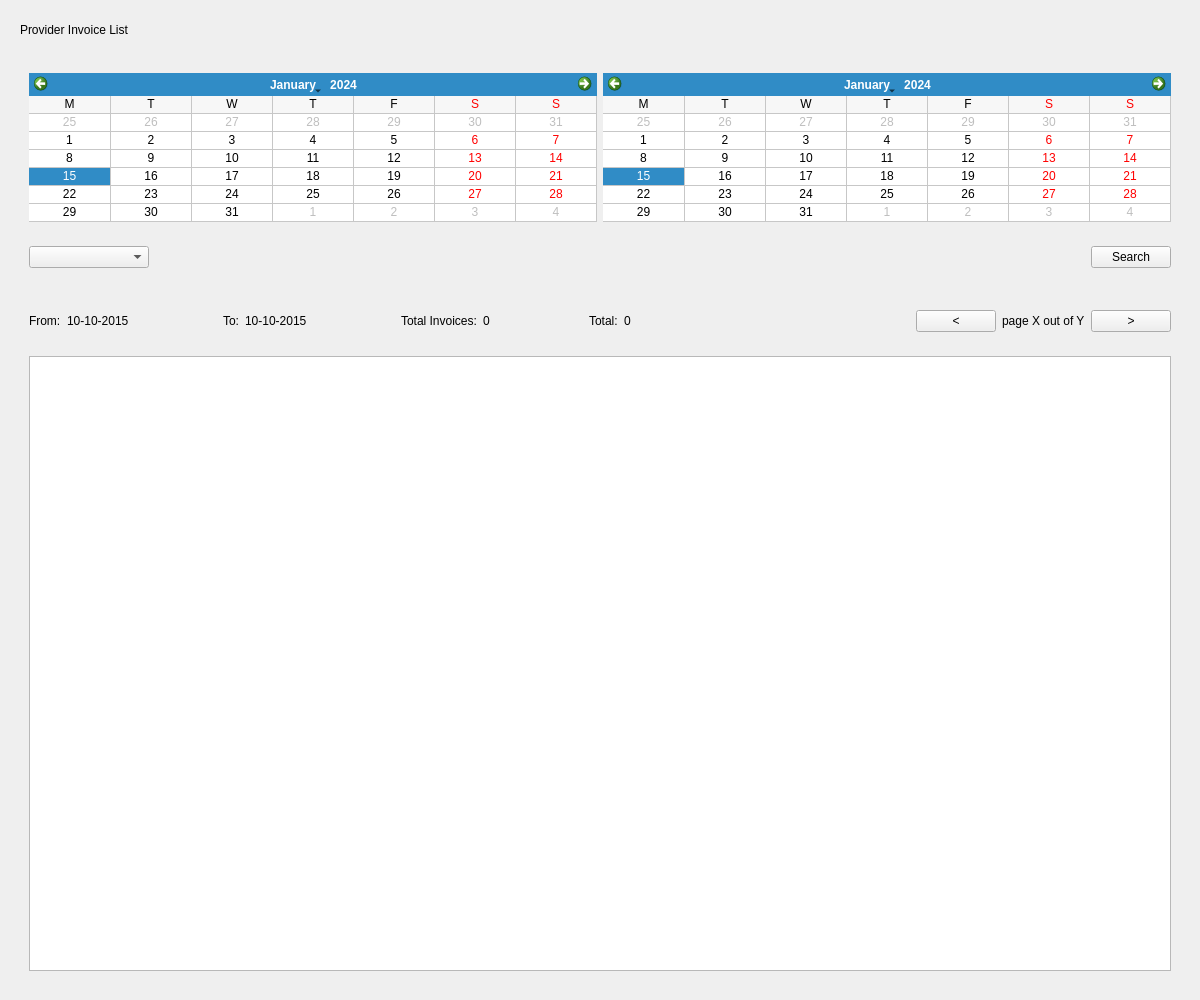
<?xml version="1.0" encoding="UTF-8"?>
<ui version="4.0">
 <class>ProviderInvoiceListView</class>
 <widget class="QWidget" name="ProviderInvoiceListView">
  <property name="geometry">
   <rect>
    <x>0</x>
    <y>0</y>
    <width>1200</width>
    <height>1000</height>
   </rect>
  </property>
  <property name="windowTitle">
   <string>Form</string>
  </property>
  <property name="styleSheet">
   <string notr="true">/*#topFrame {
border: none;
background: qlineargradient(x1: 0, y1: 0, x2: 0, y2: 1,
stop: 0 #a6a6a6, stop: 0.08 #7f7f7f,
stop: 0.39999 #717171, stop: 0.4 #626262,
stop: 0.9 #4c4c4c, stop: 1 #333333);
}

#bottomFrame {
border: none;
background: white;
}

#topFrame QLabel {
color: #fff;
}

#topFrame QPushButton {
color: #333;
border: 2px solid #555;
border-radius: 11px;
padding: 5px;
background: qradialgradient(cx: 0.3, cy: -0.4,
fx: 0.3, fy: -0.4,
radius: 1.35, stop: 0 #fff, stop: 1 #888);
min-width: 80px;
}

#topFrame QPushButton:hover {
background: qradialgradient(cx: 0.3, cy: -0.4,
fx: 0.3, fy: -0.4,
radius: 1.35, stop: 0 #fff, stop: 1 #bbb);
}

#topFrame QPushButton:pressed {
background: qradialgradient(cx: 0.4, cy: -0.1,
fx: 0.4, fy: -0.1,
radius: 1.35, stop: 0 #fff, stop: 1 #ddd);
}
*/</string>
  </property>
  <layout class="QVBoxLayout" name="verticalLayout">
   <item>
    <widget class="QWidget" name="topWidget" native="true">
     <property name="sizePolicy">
      <sizepolicy hsizetype="Preferred" vsizetype="Fixed">
       <horstretch>0</horstretch>
       <verstretch>0</verstretch>
      </sizepolicy>
     </property>
     <layout class="QHBoxLayout" name="horizontalLayout_4">
      <item>
       <widget class="QLabel" name="titleLabel">
        <property name="text">
         <string>Provider Invoice List</string>
        </property>
       </widget>
      </item>
      <item>
       <spacer name="horizontalSpacer_5">
        <property name="orientation">
         <enum>Qt::Horizontal</enum>
        </property>
        <property name="sizeHint" stdset="0">
         <size>
          <width>200</width>
          <height>20</height>
         </size>
        </property>
       </spacer>
      </item>
     </layout>
    </widget>
   </item>
   <item>
    <widget class="QWidget" name="searchWidget" native="true">
     <property name="sizePolicy">
      <sizepolicy hsizetype="Preferred" vsizetype="Fixed">
       <horstretch>0</horstretch>
       <verstretch>0</verstretch>
      </sizepolicy>
     </property>
     <layout class="QVBoxLayout" name="verticalLayout_2">
      <item>
       <widget class="QWidget" name="dateWidget" native="true">
        <layout class="QHBoxLayout" name="horizontalLayout">
         <item>
          <widget class="QCalendarWidget" name="fromCalendarWidget">
           <property name="gridVisible">
            <bool>true</bool>
           </property>
           <property name="horizontalHeaderFormat">
            <enum>QCalendarWidget::SingleLetterDayNames</enum>
           </property>
           <property name="verticalHeaderFormat">
            <enum>QCalendarWidget::NoVerticalHeader</enum>
           </property>
          </widget>
         </item>
         <item>
          <widget class="QCalendarWidget" name="toCalendarWidget">
           <property name="gridVisible">
            <bool>true</bool>
           </property>
           <property name="horizontalHeaderFormat">
            <enum>QCalendarWidget::SingleLetterDayNames</enum>
           </property>
           <property name="verticalHeaderFormat">
            <enum>QCalendarWidget::NoVerticalHeader</enum>
           </property>
          </widget>
         </item>
        </layout>
       </widget>
      </item>
      <item>
       <widget class="QWidget" name="memberWidget" native="true">
        <layout class="QHBoxLayout" name="horizontalLayout_2">
         <item>
          <widget class="QComboBox" name="providerComboBox">
           <property name="minimumSize">
            <size>
             <width>120</width>
             <height>0</height>
            </size>
           </property>
          </widget>
         </item>
         <item>
          <spacer name="horizontalSpacer">
           <property name="orientation">
            <enum>Qt::Horizontal</enum>
           </property>
           <property name="sizeHint" stdset="0">
            <size>
             <width>862</width>
             <height>20</height>
            </size>
           </property>
          </spacer>
         </item>
         <item>
          <widget class="QPushButton" name="searchPushButton">
           <property name="text">
            <string>Search</string>
           </property>
          </widget>
         </item>
        </layout>
       </widget>
      </item>
     </layout>
    </widget>
   </item>
   <item>
    <widget class="QWidget" name="resultsWidget" native="true">
     <property name="styleSheet">
      <string notr="true"/>
     </property>
     <layout class="QVBoxLayout" name="verticalLayout_3">
      <item>
       <widget class="QWidget" name="pagingWidget" native="true">
        <layout class="QHBoxLayout" name="horizontalLayout_3">
         <item>
          <widget class="QLabel" name="fromDateResultLabel">
           <property name="text">
            <string>From:</string>
           </property>
          </widget>
         </item>
         <item>
          <widget class="QLabel" name="fromDateResultValueLabel">
           <property name="minimumSize">
            <size>
             <width>150</width>
             <height>0</height>
            </size>
           </property>
           <property name="maximumSize">
            <size>
             <width>300</width>
             <height>16777215</height>
            </size>
           </property>
           <property name="text">
            <string>10-10-2015</string>
           </property>
          </widget>
         </item>
         <item>
          <widget class="QLabel" name="toDateResultLabel">
           <property name="text">
            <string>To:</string>
           </property>
          </widget>
         </item>
         <item>
          <widget class="QLabel" name="toDateResultValueLabel">
           <property name="minimumSize">
            <size>
             <width>150</width>
             <height>0</height>
            </size>
           </property>
           <property name="maximumSize">
            <size>
             <width>300</width>
             <height>16777215</height>
            </size>
           </property>
           <property name="text">
            <string>10-10-2015</string>
           </property>
          </widget>
         </item>
         <item>
          <widget class="QLabel" name="totalInvoicesLabel">
           <property name="text">
            <string>Total Invoices:</string>
           </property>
          </widget>
         </item>
         <item>
          <widget class="QLabel" name="totalInvoicesValueLabel">
           <property name="minimumSize">
            <size>
             <width>100</width>
             <height>0</height>
            </size>
           </property>
           <property name="maximumSize">
            <size>
             <width>100</width>
             <height>16777215</height>
            </size>
           </property>
           <property name="text">
            <string>0</string>
           </property>
          </widget>
         </item>
         <item>
          <widget class="QLabel" name="totalCostLabel">
           <property name="text">
            <string>Total:</string>
           </property>
          </widget>
         </item>
         <item>
          <widget class="QLabel" name="totalCostValueLabel">
           <property name="minimumSize">
            <size>
             <width>100</width>
             <height>0</height>
            </size>
           </property>
           <property name="maximumSize">
            <size>
             <width>100</width>
             <height>16777215</height>
            </size>
           </property>
           <property name="text">
            <string>0</string>
           </property>
          </widget>
         </item>
         <item>
          <spacer name="horizontalSpacer_3">
           <property name="orientation">
            <enum>Qt::Horizontal</enum>
           </property>
           <property name="sizeHint" stdset="0">
            <size>
             <width>376</width>
             <height>20</height>
            </size>
           </property>
          </spacer>
         </item>
         <item>
          <widget class="QPushButton" name="prevPagePushButton">
           <property name="text">
            <string>&lt;</string>
           </property>
          </widget>
         </item>
         <item>
          <widget class="QLabel" name="pageInfoLabel">
           <property name="text">
            <string>page X out of Y</string>
           </property>
          </widget>
         </item>
         <item>
          <widget class="QPushButton" name="nextPagePushButton">
           <property name="text">
            <string>&gt;</string>
           </property>
          </widget>
         </item>
        </layout>
       </widget>
      </item>
      <item>
       <widget class="QWidget" name="invoiceWidget" native="true">
        <layout class="QVBoxLayout" name="verticalLayout_4">
         <item>
          <widget class="QTableWidget" name="invoicesTableWidget">
           <property name="editTriggers">
            <set>QAbstractItemView::NoEditTriggers</set>
           </property>
           <property name="selectionMode">
            <enum>QAbstractItemView::NoSelection</enum>
           </property>
           <property name="selectionBehavior">
            <enum>QAbstractItemView::SelectRows</enum>
           </property>
           <attribute name="horizontalHeaderVisible">
            <bool>true</bool>
           </attribute>
           <attribute name="verticalHeaderVisible">
            <bool>false</bool>
           </attribute>
          </widget>
         </item>
        </layout>
       </widget>
      </item>
     </layout>
    </widget>
   </item>
  </layout>
 </widget>
 <resources/>
 <connections/>
</ui>
